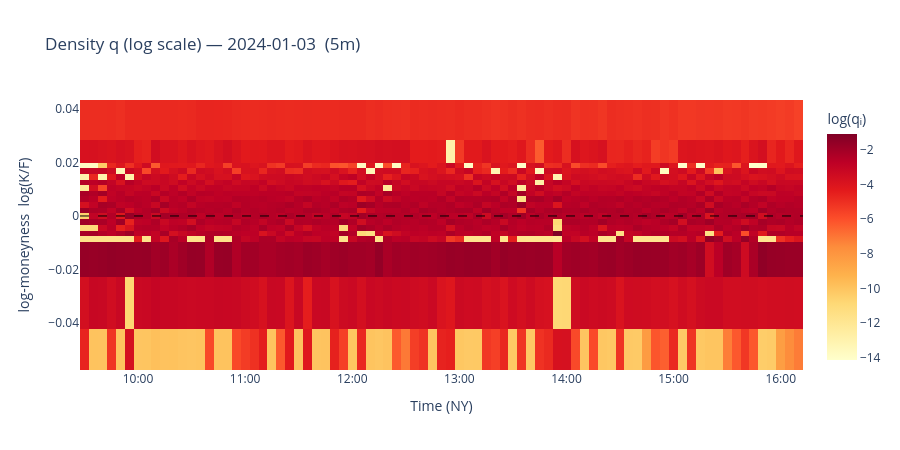

The code cell stored with this chart in its notebook:
### Code cell
# ── Risk-neutral density q heatmap ───────────────────────────────────────
import datetime as _dt
from zoneinfo import ZoneInfo

import plotly.graph_objects as go

_ny = ZoneInfo("America/New_York")

if not good:
    fig = go.Figure()
    fig.update_layout(title="Density q — no data")
else:
    n = len(good)
    mat = np.full((len(anchor_lk), n), np.nan)
    ts_nums = np.empty(n)
    for j, r in enumerate(good):
        mat[:, j] = r["densities"][0]
        ts_nums[j] = _ts_num(r)

    x_dt = [_dt.datetime.fromtimestamp(t, tz=_ny) for t in ts_nums]
    log_mat = np.log(np.where(mat > 0, mat, np.nan))

    fig = go.Figure(
        go.Heatmap(
            x=x_dt,
            y=anchor_lk,
            z=log_mat,
            colorscale="YlOrRd",
            colorbar=dict(title="log(qᵢ)"),
        )
    )

    fig.add_hline(y=0, line=dict(color="black", width=1, dash="dash"))

    fig.update_layout(
        title=f"Density q (log scale) — {TRADE_DATE}  ({BATCH_FREQ})",
        xaxis=dict(title="Time (NY)", tickformat="%H:%M"),
        yaxis=dict(title="log-moneyness  log(K/F)"),
        width=900,
        height=450,
    )

fig

### Figure 1 — Plotly figure (JSON) as saved in the notebook; plotly's stock layout.template omitted (floating-point values rounded to 4 significant figures; data arrays with more than 128 entries replaced by an {"elided": "..."} marker saying what was removed)
{"data": [{"colorbar": {"title": {"text": "log(qᵢ)"}}, "colorscale": [[0, "rgb(255,255,204)"], [0.125, "rgb(255,237,160)"], [0.25, "rgb(254,217,118)"], [0.375, "rgb(254,178,76)"], [0.5, "rgb(253,141,60)"], [0.625, "rgb(252,78,42)"], [0.75, "rgb(227,26,28)"], [0.875, "rgb(189,0,38)"], [1, "rgb(128,0,38)"]], "type": "heatmap", "x": ["2024-01-03T09:30:00-05:00", "2024-01-03T09:35:00-05:00", "2024-01-03T09:40:00-05:00", "2024-01-03T09:45:00-05:00", "2024-01-03T09:50:00-05:00", "2024-01-03T09:55:00-05:00", "2024-01-03T10:00:00-05:00", "2024-01-03T10:05:00-05:00", "2024-01-03T10:10:00-05:00", "2024-01-03T10:15:00-05:00", "2024-01-03T10:20:00-05:00", "2024-01-03T10:25:00-05:00", "2024-01-03T10:30:00-05:00", "2024-01-03T10:35:00-05:00", "2024-01-03T10:40:00-05:00", "2024-01-03T10:45:00-05:00", "2024-01-03T10:50:00-05:00", "2024-01-03T10:55:00-05:00", "2024-01-03T11:00:00-05:00", "2024-01-03T11:05:00-05:00", "2024-01-03T11:10:00-05:00", "2024-01-03T11:15:00-05:00", "2024-01-03T11:20:00-05:00", "2024-01-03T11:25:00-05:00", "2024-01-03T11:30:00-05:00", "2024-01-03T11:35:00-05:00", "2024-01-03T11:40:00-05:00", "2024-01-03T11:45:00-05:00", "2024-01-03T11:50:00-05:00", "2024-01-03T11:55:00-05:00", "2024-01-03T12:00:00-05:00", "2024-01-03T12:05:00-05:00", "2024-01-03T12:10:00-05:00", "2024-01-03T12:15:00-05:00", "2024-01-03T12:20:00-05:00", "2024-01-03T12:25:00-05:00", "2024-01-03T12:30:00-05:00", "2024-01-03T12:35:00-05:00", "2024-01-03T12:40:00-05:00", "2024-01-03T12:45:00-05:00", "2024-01-03T12:50:00-05:00", "2024-01-03T12:55:00-05:00", "2024-01-03T13:00:00-05:00", "2024-01-03T13:05:00-05:00", "2024-01-03T13:10:00-05:00", "2024-01-03T13:15:00-05:00", "2024-01-03T13:20:00-05:00", "2024-01-03T13:25:00-05:00", "2024-01-03T13:30:00-05:00", "2024-01-03T13:35:00-05:00", "2024-01-03T13:40:00-05:00", "2024-01-03T13:45:00-05:00", "2024-01-03T13:50:00-05:00", "2024-01-03T13:55:00-05:00", "2024-01-03T14:00:00-05:00", "2024-01-03T14:05:00-05:00", "2024-01-03T14:10:00-05:00", "2024-01-03T14:15:00-05:00", "2024-01-03T14:20:00-05:00", "2024-01-03T14:25:00-05:00", "2024-01-03T14:30:00-05:00", "2024-01-03T14:35:00-05:00", "2024-01-03T14:40:00-05:00", "2024-01-03T14:45:00-05:00", "2024-01-03T14:50:00-05:00", "2024-01-03T14:55:00-05:00", "2024-01-03T15:00:00-05:00", "2024-01-03T15:05:00-05:00", "2024-01-03T15:10:00-05:00", "2024-01-03T15:15:00-05:00", "2024-01-03T15:20:00-05:00", "2024-01-03T15:25:00-05:00", "2024-01-03T15:30:00-05:00", "2024-01-03T15:35:00-05:00", "2024-01-03T15:40:00-05:00", "2024-01-03T15:45:00-05:00", "2024-01-03T15:50:00-05:00", "2024-01-03T15:55:00-05:00", "2024-01-03T16:00:00-05:00", "2024-01-03T16:05:00-05:00", "2024-01-03T16:10:00-05:00"], "y": [-0.04988, -0.03477, -0.01083, -0.008681, -0.006537, -0.004398, -0.002264, -0.0001338, 0.001992, 0.004113, 0.006229, 0.008341, 0.01045, 0.01255, 0.01465, 0.01674, 0.01883, 0.02092, 0.03581], "z": {"elided": "19x81 float values"}}], "layout": {"height": 450, "shapes": [{"line": {"color": "black", "dash": "dash", "width": 1}, "type": "line", "x0": 0, "x1": 1, "xref": "x domain", "y0": 0, "y1": 0, "yref": "y"}], "title": {"text": "Density q (log scale) — 2024-01-03  (5m)"}, "width": 900, "xaxis": {"tickformat": "%H:%M", "title": {"text": "Time (NY)"}}, "yaxis": {"title": {"text": "log-moneyness  log(K/F)"}}}}
